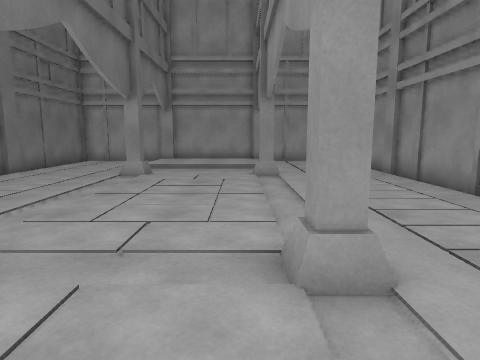
View 1 (above)

12 first-person views from a walk through a scene from a Unity 3-D project. The camera is 1.4 m above the floor, tilts 8° down and sees 75° across. The floor is counted in squares, 1 m on a side. Each view is taken from the middle of a square. On the plan, view 1 faces up. The plan holds only what a view shows up to about 14 squares ahead; the rest is blank.

View 2
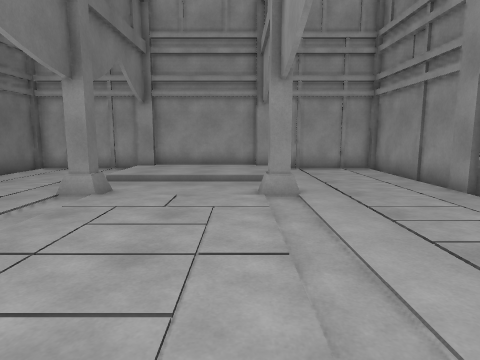

View 3
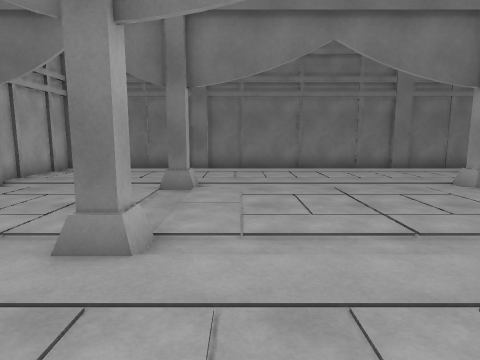

View 4
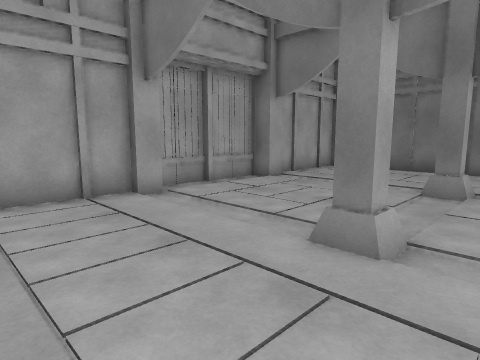

View 5
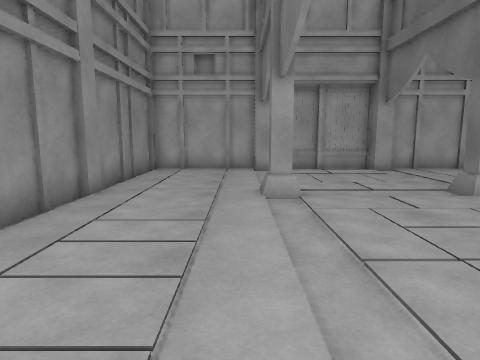

View 6
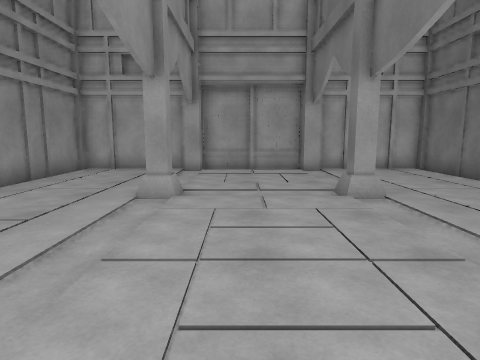

View 7
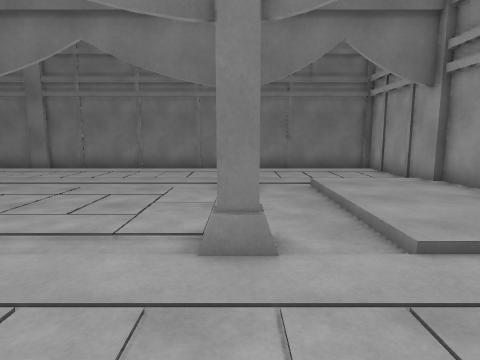

View 8
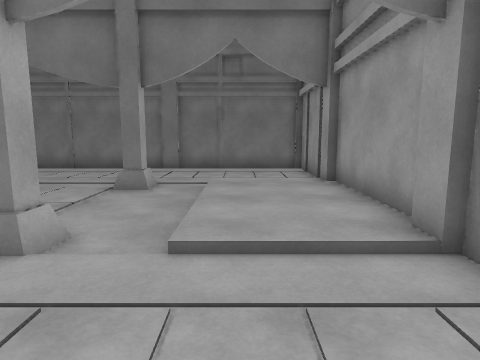

View 9
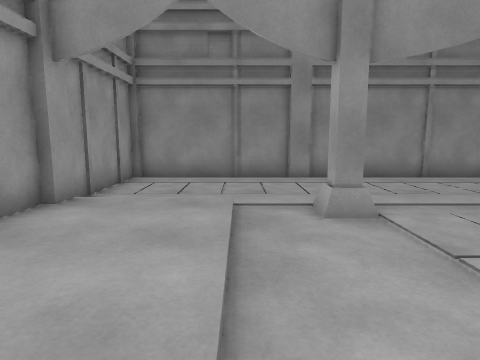

View 10
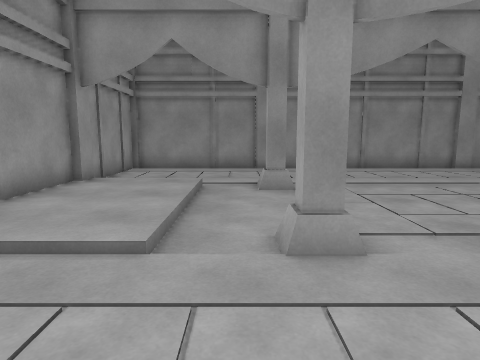

View 11
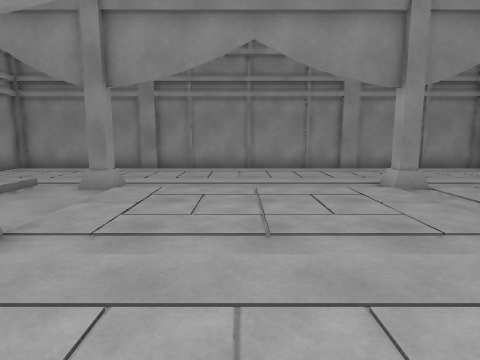

View 12
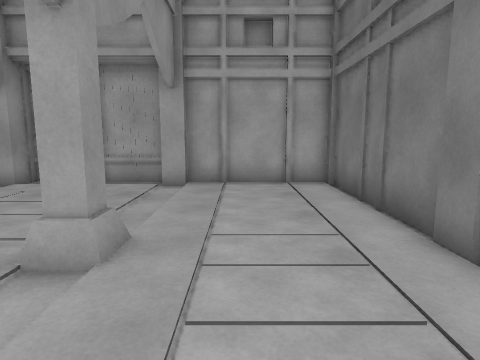

### Floor plan
Points are (right, up) in squares from view 1. A wall is a line through its corners. A room is listed if a view was taken in it or the views show most of it. See-through windows are left out.
Room 1 (views 1, 2, 3, 4, 5, 6, 7, 8, 9, 10, 11, 12)
walls: (-3.7, 11.7) (-4.4, 11.7); (-4.3, 11.6) (-4.3, 12.4); (0.7, 11.6) (0.7, 12.4); (-3.7, 12.4) (-3.7, 11.6); (-4.4, 12.2) (-3.6, 12.2); (0.5, 12.2) (1.5, 12.2); (1.4, 11.7) (0.7, 11.7); (-4.4, 3.5) (-3.7, 3.5) (-3.7, 2.8); (1.3, 12.4) (1.3, 11.6); (1.3, 3.5) (1.3, 3); (-4.3, 2.8) (-4.3, 3.5); (1.4, 3) (0.7, 3) (0.7, 3.5) (1.4, 3.5); (-8.8, 11.8) (-8.8, 3.5); (-8.6, 3.6) (-8.6, 2.9); (-8.6, 12.4) (-8.6, 11.6); (5.6, 11.5) (5.6, 12.4); (-8.8, 3) (-8.8, -2.5) (-4.4, -2.5); (5.8, 12.2) (5.8, 17.7) (-8.8, 17.7) (-8.8, 12.2); (5.8, 3.5) (5.8, 11.8); (5.6, 2.9) (5.6, 3.6); (-3.6, 17.4) (-4.5, 17.4); (1.5, 17.4) (0.6, 17.4); (-4.5, -2.2) (-3.7, -2.2) (-3.7, -3) (-1.6, -3); (-1.4, -3) (0.7, -3) (0.7, -2.2) (1.5, -2.2); (1.4, -2.5) (5.8, -2.5) (5.8, 2.9)
low walls: (-3.7, 11.6) (-4.4, 11.6) (-4.4, 12.4) (-3.7, 12.4); (0.7, 12.4) (1.4, 12.4) (1.4, 11.6) (0.7, 11.6); (1.4, 3.5) (1.4, 3); (-4.4, 2.8) (-4.4, 3.5)

Positions as (right, up) in squares from view 1, and headings:
1: (0, 0), facing up
2: (0, 4), facing up
3: (5, 5), facing left
4: (5, 5), facing down-left
5: (2, 11), facing down
6: (-1, 11), facing down
7: (5, 12), facing left
8: (5, 15), facing left
9: (-5, 14), facing right
10: (-8, 13), facing right
11: (-8, 8), facing right
12: (-6, 7), facing down
